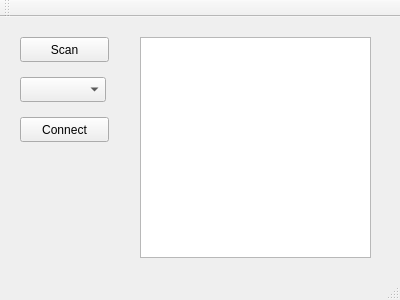
<?xml version="1.0" encoding="UTF-8"?>
<ui version="4.0">
 <class>MainWindow</class>
 <widget class="QMainWindow" name="MainWindow">
  <property name="geometry">
   <rect>
    <x>0</x>
    <y>0</y>
    <width>400</width>
    <height>300</height>
   </rect>
  </property>
  <property name="windowTitle">
   <string>MainWindow</string>
  </property>
  <widget class="QWidget" name="centralWidget">
   <widget class="QPushButton" name="scanDevicesButton">
    <property name="geometry">
     <rect>
      <x>20</x>
      <y>20</y>
      <width>89</width>
      <height>25</height>
     </rect>
    </property>
    <property name="text">
     <string>Scan</string>
    </property>
   </widget>
   <widget class="QComboBox" name="devicesListBox">
    <property name="geometry">
     <rect>
      <x>20</x>
      <y>60</y>
      <width>86</width>
      <height>25</height>
     </rect>
    </property>
   </widget>
   <widget class="QPushButton" name="connectDeviceButton">
    <property name="geometry">
     <rect>
      <x>20</x>
      <y>100</y>
      <width>89</width>
      <height>25</height>
     </rect>
    </property>
    <property name="text">
     <string>Connect</string>
    </property>
   </widget>
   <widget class="QTextEdit" name="infosTextEdit">
    <property name="geometry">
     <rect>
      <x>140</x>
      <y>20</y>
      <width>231</width>
      <height>221</height>
     </rect>
    </property>
   </widget>
  </widget>
  <widget class="QMenuBar" name="menuBar">
   <property name="geometry">
    <rect>
     <x>0</x>
     <y>0</y>
     <width>400</width>
     <height>22</height>
    </rect>
   </property>
  </widget>
  <widget class="QToolBar" name="mainToolBar">
   <attribute name="toolBarArea">
    <enum>TopToolBarArea</enum>
   </attribute>
   <attribute name="toolBarBreak">
    <bool>false</bool>
   </attribute>
  </widget>
  <widget class="QStatusBar" name="statusBar"/>
 </widget>
 <layoutdefault spacing="6" margin="11"/>
 <resources/>
 <connections/>
</ui>
